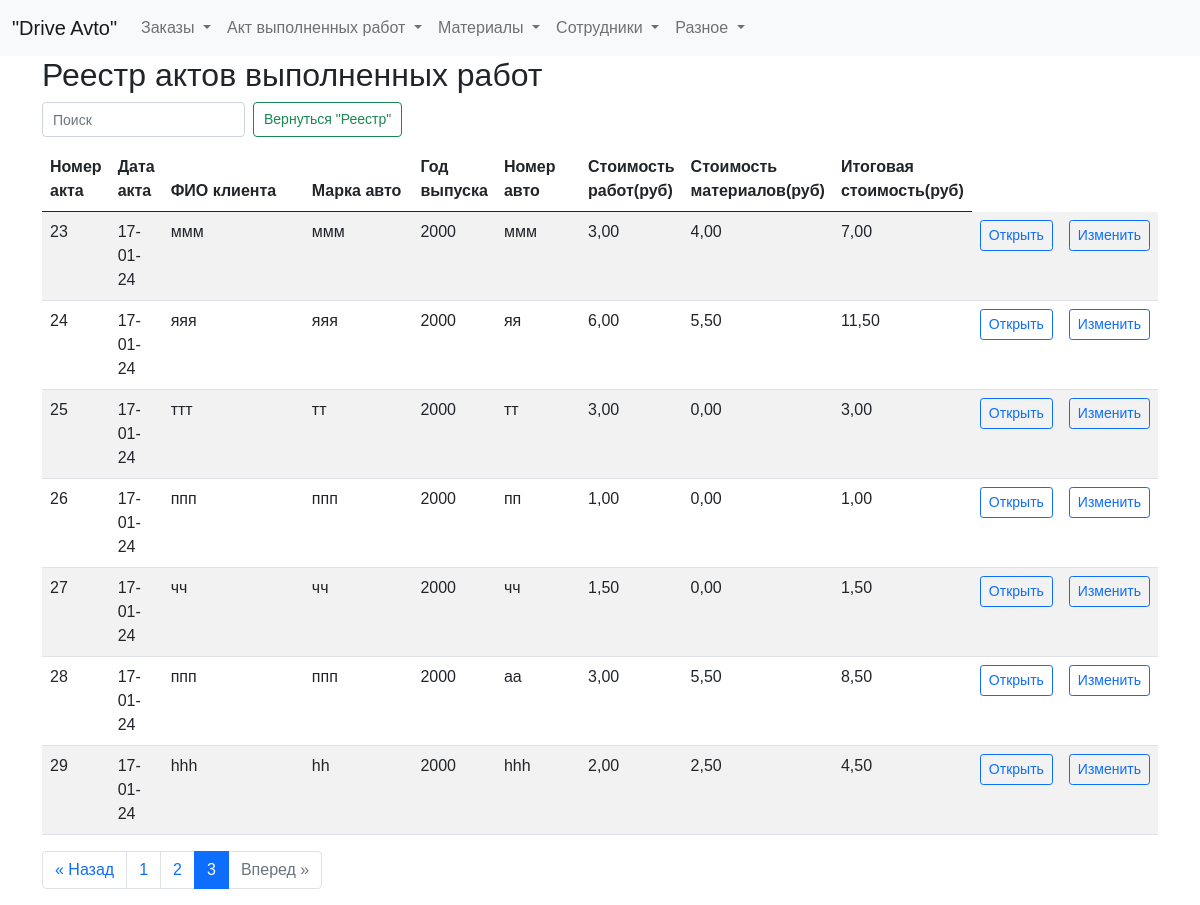
Page /list_act?page=3 on the earlier database version.
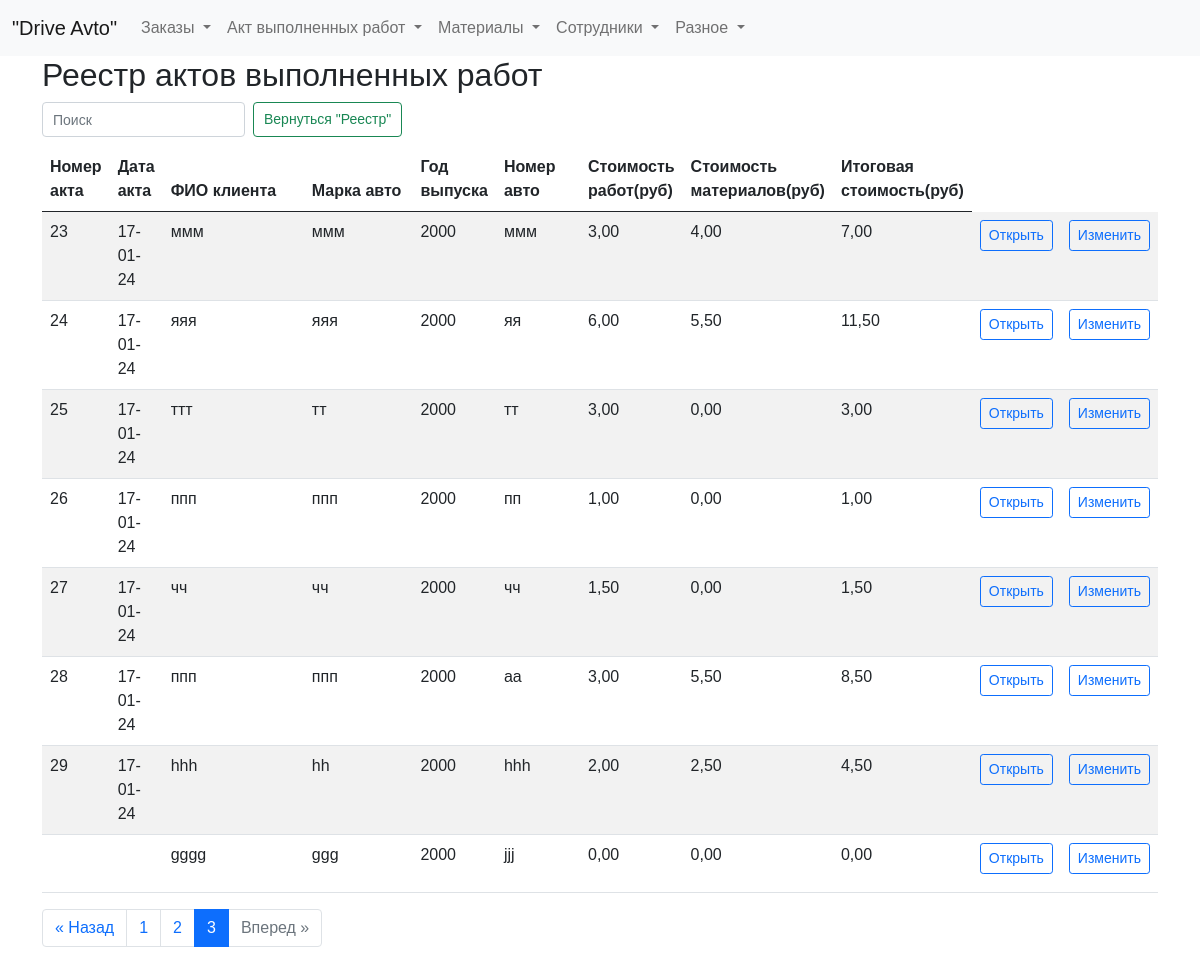
Same page on the later database version.
### tables this page shows
CREATE TABLE log (
id integer PRIMARY KEY AUTOINCREMENT,
date_order text NOT NULL,
name_customer text NOT NULL,
brand_car text NOT NULL,
year_car text NOT NULL,
number_car text NOT NULL,
text_order text NOT NULL,
id_act integer
);

### fcompany.py (the view)
@app.route("/list_act")
def showList_act():
    page = request.args.get('page', 1, type=int)
    per_page = 10  # Количество элементов на странице
    list_act_query = dbase.getList_act()  # Получаем все элементы реестра
    total_items = len(list_act_query)  # Получаем общее количество элементов
    total_pages = ceil(total_items / per_page)  # Вычисляем общее количество страниц
    start_index = (page - 1) * per_page
    end_index = start_index + per_page
    list_act = list_act_query[start_index:end_index]  # Получаем элементы текущей страницы
    pagination = {
        'page': page,
        'per_page': per_page,
        'total_pages': total_pages,
        'total_items': total_items
    }
    return render_template("list_act.html", title="Реестр", list_act=list_act, pagination=pagination)

### fcompany.py (called while the page is built)
def connect_db():  # общая функция для установления соединения с БД
    conn = sqlite3.connect(app.config['DATABASE'])
    conn.row_factory = sqlite3.Row  # записи будут представлены не в виде кортежей, а в виде словаря (для исп в шаблонах)
    return conn

def get_db():
    if not hasattr(g, 'link_db'):
        g.link_db = connect_db()
    return g.link_db

@app.before_request
def before_request():
    global dbase
    db = get_db()
    dbase = FDataBase(db)

### templates/list_act.html (shortened to what this page needs)
{% extends 'base.html' %}
{% block content %}
<h2>Реестр актов выполненных работ</h2>
<form class="d-flex" role="search" action="/" method="get">
  <input class="form-control me-2 narrow-search" type="search" id="searchInput" placeholder="Поиск" aria-label="Search">
  <button class="btn btn-outline-success narrow-button" type="button" id="resetButton">Вернуться "Реестр"</button>
</form>
<div class="table-responsive">
<table id="myTable" class="table table-striped max-width: 100%">
  <thead>
    <tr>
      <th scope="col" style="width: 50px;">Номер акта</th>
      <th scope="col" style="width: 50px;">Дата акта</th>
      <th scope="col" style="width: 200px;">ФИО клиента</th>
      <th scope="col" style="width: 150px;">Марка авто</th>
      <th scope="col" style="width: 50px;">Год выпуска</th>
      <th scope="col" style="width: 100px;">Номер авто</th>
      <th scope="col" style="width: 50px;">Стоимость работ(руб)</th>
      <th scope="col" style="width: 50px;">Стоимость материалов(руб)</th>
      <th scope="col" style="width: 100px;">Итоговая стоимость(руб)</th>
    </tr>
  </thead>
  <tbody>
    {% for row in list_act %}
    <tr>
        <td>{{ row.id_act }}</td>
        <td>{{ row.date_act }}</td>
        <td>{{ row.name_customer }}</td>
        <td>{{ row.brand_car }}</td>
        <td>{{ row.year_car }}</td>
        <td>{{ row.number_car }}</td>
        <td>{{ ( '%.2f' % (row.total_work / 100) ) | replace('.', ',') }}</td>
        <td>{{ ( '%.2f' % (row.total_materials / 100) ) | replace('.', ',') }}</td>
        <td>{{ ( '%.2f' % (row.total_price / 100) ) | replace('.', ',') }}</td>
        <td>
            <a href="/final_act/{{ row.id_act }}" class="btn btn-outline-primary btn-sm">Открыть</a>
        </td>
        <td>
            <a href="/edit_final_act/{{ row.id_act }}" class="btn btn-outline-primary btn-sm">Изменить</a>
      </td>
    </tr>
    {% endfor %}
  </tbody>
</table>
</div>
{% if pagination.total_items > pagination.per_page %}
<nav aria-label="Page navigation">
  <ul class="pagination justify-content-center">
    {% if pagination.page > 1 %}
      <li class="page-item"><a class="page-link" href="{{ url_for('showList_act', page=pagination.page-1) }}">&laquo; Назад</a></li>
    {% else %}
      <li class="page-item disabled"><span class="page-link">&laquo; Назад</span></li>
    {% endif %}
    {% for page_num in range(1, pagination.total_pages+1) %}
      {% if page_num == pagination.page %}
        <li class="page-item active"><span class="page-link">{{ page_num }}</span></li>
      {% else %}
        <li class="page-item"><a class="page-link" href="{{ url_for('showList_act', page=page_num) }}">{{ page_num }}</a></li>
      {% endif %}
    {% endfor %}
    {% if pagination.page < pagination.total_pages %}
      <li class="page-item"><a class="page-link" href="{{ url_for('showList_act', page=pagination.page+1) }}">Вперед &raquo;</a></li>
    {% else %}
      <li class="page-item disabled"><span class="page-link">Вперед &raquo;</span></li>
    {% endif %}
  </ul>
</nav>
{% endif %}
{% endblock %}

Differences in the rows shown:
added log: name_customer "gggg", brand_car "ggg", year_car "2000", number_car "jjj", total_work "0,00", total_materials "0,00", total_price "0,00"
